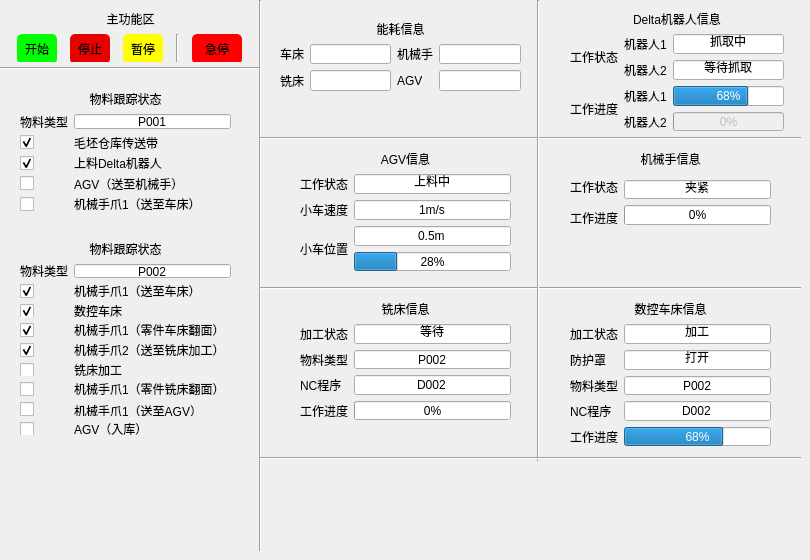
  <widget class="QWidget" name="centralWidget">
   <widget class="QWidget" name="verticalLayoutWidget">
    <property name="geometry">
     <rect>
      <x>10</x>
      <y>10</y>
      <width>241</width>
      <height>52</height>
     </rect>
    </property>
    <layout class="QVBoxLayout" name="verticalLayout">
     <item>
      <widget class="QLabel" name="label">
       <property name="text">
        <string>主功能区</string>
       </property>
       <property name="alignment">
        <set>Qt::AlignCenter</set>
       </property>
      </widget>
     </item>
     <item>
      <layout class="QHBoxLayout" name="horizontalLayout_4">
       <item>
        <widget class="QPushButton" name="pbStart">
         <property name="minimumSize">
          <size>
           <width>0</width>
           <height>30</height>
          </size>
         </property>
         <property name="maximumSize">
          <size>
           <width>40</width>
           <height>30</height>
          </size>
         </property>
         <property name="styleSheet">
          <string notr="true">border-radius:5px; 
background-color: rgb(0, 255, 0);</string>
         </property>
         <property name="text">
          <string>开始</string>
         </property>
        </widget>
       </item>
       <item>
        <widget class="QPushButton" name="pbStop">
         <property name="minimumSize">
          <size>
           <width>0</width>
           <height>30</height>
          </size>
         </property>
         <property name="maximumSize">
          <size>
           <width>40</width>
           <height>30</height>
          </size>
         </property>
         <property name="styleSheet">
          <string notr="true">border-radius:5px; 
background-color: rgb(232, 0, 0)</string>
         </property>
         <property name="text">
          <string>停止</string>
         </property>
        </widget>
       </item>
       <item>
        <widget class="QPushButton" name="pbPause">
         <property name="minimumSize">
          <size>
           <width>0</width>
           <height>30</height>
          </size>
         </property>
         <property name="maximumSize">
          <size>
           <width>40</width>
           <height>16777215</height>
          </size>
         </property>
         <property name="styleSheet">
          <string notr="true">border-radius:5px;   
background-color: rgb(255, 255, 0);</string>
         </property>
         <property name="text">
          <string>暂停</string>
         </property>
        </widget>
       </item>
       <item>
        <widget class="Line" name="line_8">
         <property name="orientation">
          <enum>Qt::Vertical</enum>
         </property>
        </widget>
       </item>
       <item>
        <widget class="QPushButton" name="pbScram">
         <property name="sizePolicy">
          <sizepolicy hsizetype="Fixed" vsizetype="Fixed">
           <horstretch>0</horstretch>
           <verstretch>0</verstretch>
          </sizepolicy>
         </property>
         <property name="minimumSize">
          <size>
           <width>0</width>
           <height>30</height>
          </size>
         </property>
         <property name="maximumSize">
          <size>
           <width>50</width>
           <height>16777215</height>
          </size>
         </property>
         <property name="styleSheet">
          <string notr="true">border-radius:5px;   
background-color: rgb(255, 0, 0);</string>
         </property>
         <property name="text">
          <string>急停</string>
         </property>
        </widget>
       </item>
      </layout>
     </item>
    </layout>
   </widget>
   <widget class="Line" name="line">
    <property name="geometry">
     <rect>
      <x>0</x>
      <y>-10</y>
      <width>801</width>
      <height>16</height>
     </rect>
    </property>
    <property name="orientation">
     <enum>Qt::Horizontal</enum>
    </property>
   </widget>
   <widget class="QWidget" name="verticalLayoutWidget_3">
    <property name="geometry">
     <rect>
      <x>300</x>
      <y>150</y>
      <width>211</width>
      <height>121</height>
     </rect>
    </property>
    <layout class="QVBoxLayout" name="vlMainAGV">
     <item>
      <widget class="QLabel" name="label_5">
       <property name="text">
        <string>AGV信息</string>
       </property>
       <property name="alignment">
        <set>Qt::AlignCenter</set>
       </property>
      </widget>
     </item>
     <item>
      <layout class="QGridLayout" name="gridLayout_2">
       <item row="1" column="0">
        <widget class="QLabel" name="label_6">
         <property name="text">
          <string>小车速度</string>
         </property>
        </widget>
       </item>
       <item row="0" column="0">
        <widget class="QLabel" name="label_7">
         <property name="text">
          <string>工作状态</string>
         </property>
        </widget>
       </item>
       <item row="0" column="1">
        <widget class="QLineEdit" name="lineEdit_2">
         <property name="text">
          <string>上料中</string>
         </property>
         <property name="alignment">
          <set>Qt::AlignCenter</set>
         </property>
        </widget>
       </item>
       <item row="1" column="1">
        <widget class="QLineEdit" name="lineEdit_4">
         <property name="text">
          <string>1m/s</string>
         </property>
         <property name="alignment">
          <set>Qt::AlignCenter</set>
         </property>
        </widget>
       </item>
       <item row="3" column="1">
        <widget class="QProgressBar" name="pgbMainAGV">
         <property name="value">
          <number>28</number>
         </property>
        </widget>
       </item>
       <item row="2" column="0" rowspan="2">
        <widget class="QLabel" name="label_8">
         <property name="text">
          <string>小车位置</string>
         </property>
        </widget>
       </item>
       <item row="2" column="1">
        <widget class="QLineEdit" name="lineEdit_5">
         <property name="text">
          <string>0.5m</string>
         </property>
         <property name="alignment">
          <set>Qt::AlignCenter</set>
         </property>
        </widget>
       </item>
      </layout>
     </item>
    </layout>
   </widget>
   <widget class="QWidget" name="verticalLayoutWidget_4">
    <property name="geometry">
     <rect>
      <x>570</x>
      <y>10</y>
      <width>214</width>
      <height>121</height>
     </rect>
    </property>
    <layout class="QVBoxLayout" name="verticalLayout_4">
     <item>
      <widget class="QLabel" name="label_9">
       <property name="text">
        <string>Delta机器人信息</string>
       </property>
       <property name="alignment">
        <set>Qt::AlignCenter</set>
       </property>
      </widget>
     </item>
     <item>
      <layout class="QGridLayout" name="gridLayout_3">
       <item row="0" column="0" rowspan="2">
        <widget class="QLabel" name="label_11">
         <property name="text">
          <string>工作状态</string>
         </property>
        </widget>
       </item>
       <item row="0" column="2">
        <widget class="QLineEdit" name="lineEdit_7">
         <property name="text">
          <string>抓取中</string>
         </property>
         <property name="alignment">
          <set>Qt::AlignCenter</set>
         </property>
        </widget>
       </item>
       <item row="1" column="1">
        <widget class="QLabel" name="label_14">
         <property name="text">
          <string>机器人2</string>
         </property>
        </widget>
       </item>
       <item row="1" column="2">
        <widget class="QLineEdit" name="lineEdit_6">
         <property name="text">
          <string>等待抓取</string>
         </property>
         <property name="alignment">
          <set>Qt::AlignCenter</set>
         </property>
        </widget>
       </item>
       <item row="2" column="1">
        <widget class="QLabel" name="label_13">
         <property name="text">
          <string>机器人1</string>
         </property>
        </widget>
       </item>
       <item row="0" column="1">
        <widget class="QLabel" name="label_15">
         <property name="text">
          <string>机器人1</string>
         </property>
        </widget>
       </item>
       <item row="3" column="1">
        <widget class="QLabel" name="label_16">
         <property name="text">
          <string>机器人2</string>
         </property>
        </widget>
       </item>
       <item row="2" column="0" rowspan="2">
        <widget class="QLabel" name="label_12">
         <property name="text">
          <string>工作进度</string>
         </property>
        </widget>
       </item>
       <item row="2" column="2">
        <widget class="QProgressBar" name="pgbMainDelta1">
         <property name="value">
          <number>68</number>
         </property>
        </widget>
       </item>
       <item row="3" column="2">
        <widget class="QProgressBar" name="pgbMainDelta2">
         <property name="enabled">
          <bool>false</bool>
         </property>
         <property name="value">
          <number>0</number>
         </property>
         <property name="textVisible">
          <bool>true</bool>
         </property>
         <property name="invertedAppearance">
          <bool>false</bool>
         </property>
         <property name="textDirection">
          <enum>QProgressBar::TopToBottom</enum>
         </property>
        </widget>
       </item>
      </layout>
     </item>
    </layout>
   </widget>
   <widget class="QWidget" name="verticalLayoutWidget_5">
    <property name="geometry">
     <rect>
      <x>570</x>
      <y>150</y>
      <width>201</width>
      <height>81</height>
     </rect>
    </property>
    <layout class="QVBoxLayout" name="verticalLayout_5">
     <item>
      <widget class="QLabel" name="label_10">
       <property name="text">
        <string>机械手信息</string>
       </property>
       <property name="alignment">
        <set>Qt::AlignCenter</set>
       </property>
      </widget>
     </item>
     <item>
      <layout class="QGridLayout" name="gridLayout_4">
       <item row="1" column="1">
        <widget class="QLineEdit" name="lineEdit_9">
         <property name="text">
          <string>夹紧</string>
         </property>
         <property name="alignment">
          <set>Qt::AlignCenter</set>
         </property>
        </widget>
       </item>
       <item row="0" column="0" rowspan="2">
        <widget class="QLabel" name="label_17">
         <property name="text">
          <string>工作状态</string>
         </property>
        </widget>
       </item>
       <item row="2" column="1">
        <widget class="QProgressBar" name="pgbMainMan1">
         <property name="enabled">
          <bool>true</bool>
         </property>
         <property name="value">
          <number>0</number>
         </property>
        </widget>
       </item>
       <item row="2" column="0" rowspan="2">
        <widget class="QLabel" name="label_22">
         <property name="text">
          <string>工作进度</string>
         </property>
        </widget>
       </item>
      </layout>
     </item>
    </layout>
   </widget>
   <widget class="QWidget" name="verticalLayoutWidget_6">
    <property name="geometry">
     <rect>
      <x>570</x>
      <y>300</y>
      <width>201</width>
      <height>146</height>
     </rect>
    </property>
    <layout class="QVBoxLayout" name="verticalLayout_6">
     <item>
      <widget class="QLabel" name="label_23">
       <property name="text">
        <string>数控车床信息</string>
       </property>
       <property name="alignment">
        <set>Qt::AlignCenter</set>
       </property>
      </widget>
     </item>
     <item>
      <layout class="QGridLayout" name="gridLayout_5">
       <item row="0" column="1">
        <widget class="QLineEdit" name="lineEdit_10">
         <property name="text">
          <string>加工</string>
         </property>
         <property name="alignment">
          <set>Qt::AlignCenter</set>
         </property>
        </widget>
       </item>
       <item row="0" column="0">
        <widget class="QLabel" name="label_24">
         <property name="text">
          <string>加工状态</string>
         </property>
        </widget>
       </item>
       <item row="3" column="1">
        <widget class="QLineEdit" name="lineEdit_11">
         <property name="text">
          <string>D002</string>
         </property>
         <property name="alignment">
          <set>Qt::AlignCenter</set>
         </property>
        </widget>
       </item>
       <item row="3" column="0">
        <widget class="QLabel" name="label_25">
         <property name="text">
          <string>NC程序</string>
         </property>
        </widget>
       </item>
       <item row="2" column="0">
        <widget class="QLabel" name="label_26">
         <property name="text">
          <string>物料类型</string>
         </property>
        </widget>
       </item>
       <item row="1" column="1">
        <widget class="QLineEdit" name="lineEdit_13">
         <property name="text">
          <string>打开</string>
         </property>
         <property name="alignment">
          <set>Qt::AlignCenter</set>
         </property>
        </widget>
       </item>
       <item row="1" column="0">
        <widget class="QLabel" name="label_27">
         <property name="text">
          <string>防护罩</string>
         </property>
        </widget>
       </item>
       <item row="4" column="0">
        <widget class="QLabel" name="label_28">
         <property name="text">
          <string>工作进度</string>
         </property>
        </widget>
       </item>
       <item row="2" column="1">
        <widget class="QLineEdit" name="lineEdit_12">
         <property name="text">
          <string>P002</string>
         </property>
         <property name="alignment">
          <set>Qt::AlignCenter</set>
         </property>
        </widget>
       </item>
       <item row="4" column="1">
        <widget class="QProgressBar" name="pgbMainLathe">
         <property name="enabled">
          <bool>true</bool>
         </property>
         <property name="value">
          <number>68</number>
         </property>
        </widget>
       </item>
      </layout>
     </item>
    </layout>
   </widget>
   <widget class="QWidget" name="verticalLayoutWidget_7">
    <property name="geometry">
     <rect>
      <x>300</x>
      <y>300</y>
      <width>211</width>
      <height>120</height>
     </rect>
    </property>
    <layout class="QVBoxLayout" name="verticalLayout_7">
     <item>
      <widget class="QLabel" name="label_29">
       <property name="text">
        <string>铣床信息</string>
       </property>
       <property name="alignment">
        <set>Qt::AlignCenter</set>
       </property>
      </widget>
     </item>
     <item>
      <layout class="QGridLayout" name="gridLayout_6">
       <item row="3" column="0">
        <widget class="QLabel" name="label_34">
         <property name="text">
          <string>工作进度</string>
         </property>
        </widget>
       </item>
       <item row="1" column="1">
        <widget class="QLineEdit" name="lineEdit_17">
         <property name="text">
          <string>P002</string>
         </property>
         <property name="alignment">
          <set>Qt::AlignCenter</set>
         </property>
        </widget>
       </item>
       <item row="3" column="1">
        <widget class="QProgressBar" name="pgbMainMiller">
         <property name="enabled">
          <bool>true</bool>
         </property>
         <property name="value">
          <number>0</number>
         </property>
        </widget>
       </item>
       <item row="0" column="1">
        <widget class="QLineEdit" name="lineEdit_14">
         <property name="text">
          <string>等待</string>
         </property>
         <property name="alignment">
          <set>Qt::AlignCenter</set>
         </property>
        </widget>
       </item>
       <item row="0" column="0">
        <widget class="QLabel" name="label_30">
         <property name="text">
          <string>加工状态</string>
         </property>
        </widget>
       </item>
       <item row="2" column="1">
        <widget class="QLineEdit" name="lineEdit_15">
         <property name="text">
          <string>D002</string>
         </property>
         <property name="alignment">
          <set>Qt::AlignCenter</set>
         </property>
        </widget>
       </item>
       <item row="2" column="0">
        <widget class="QLabel" name="label_31">
         <property name="text">
          <string>NC程序</string>
         </property>
        </widget>
       </item>
       <item row="1" column="0">
        <widget class="QLabel" name="label_32">
         <property name="text">
          <string>物料类型</string>
         </property>
        </widget>
       </item>
      </layout>
     </item>
    </layout>
   </widget>
   <widget class="QWidget" name="verticalLayoutWidget_8">
    <property name="geometry">
     <rect>
      <x>20</x>
      <y>240</y>
      <width>211</width>
      <height>195</height>
     </rect>
    </property>
    <layout class="QVBoxLayout" name="verticalLayout_8">
     <item>
      <widget class="QLabel" name="label_33">
       <property name="text">
        <string>物料跟踪状态</string>
       </property>
       <property name="alignment">
        <set>Qt::AlignCenter</set>
       </property>
      </widget>
     </item>
     <item>
      <layout class="QGridLayout" name="gridLayout_7">
       <item row="4" column="0">
        <widget class="QCheckBox" name="cb8">
         <property name="layoutDirection">
          <enum>Qt::LeftToRight</enum>
         </property>
         <property name="text">
          <string/>
         </property>
         <property name="checked">
          <bool>true</bool>
         </property>
        </widget>
       </item>
       <item row="3" column="1">
        <widget class="QLabel" name="label_43">
         <property name="text">
          <string>机械手爪1（零件车床翻面）</string>
         </property>
        </widget>
       </item>
       <item row="6" column="0">
        <widget class="QCheckBox" name="cb10">
         <property name="layoutDirection">
          <enum>Qt::LeftToRight</enum>
         </property>
         <property name="text">
          <string/>
         </property>
        </widget>
       </item>
       <item row="1" column="1">
        <widget class="QLabel" name="label_41">
         <property name="text">
          <string>机械手爪1（送至车床）</string>
         </property>
        </widget>
       </item>
       <item row="2" column="1">
        <widget class="QLabel" name="label_42">
         <property name="text">
          <string>数控车床</string>
         </property>
        </widget>
       </item>
       <item row="3" column="0">
        <widget class="QCheckBox" name="cb7">
         <property name="layoutDirection">
          <enum>Qt::LeftToRight</enum>
         </property>
         <property name="text">
          <string/>
         </property>
         <property name="checked">
          <bool>true</bool>
         </property>
        </widget>
       </item>
       <item row="2" column="0">
        <widget class="QCheckBox" name="cb6">
         <property name="layoutDirection">
          <enum>Qt::LeftToRight</enum>
         </property>
         <property name="text">
          <string/>
         </property>
         <property name="checked">
          <bool>true</bool>
         </property>
        </widget>
       </item>
       <item row="1" column="0">
        <widget class="QCheckBox" name="cb5">
         <property name="layoutDirection">
          <enum>Qt::LeftToRight</enum>
         </property>
         <property name="text">
          <string/>
         </property>
         <property name="checked">
          <bool>true</bool>
         </property>
        </widget>
       </item>
       <item row="0" column="0">
        <widget class="QLabel" name="label_37">
         <property name="text">
          <string>物料类型</string>
         </property>
        </widget>
       </item>
       <item row="0" column="1">
        <widget class="QLineEdit" name="lineEdit_16">
         <property name="text">
          <string>P002</string>
         </property>
         <property name="alignment">
          <set>Qt::AlignCenter</set>
         </property>
        </widget>
       </item>
       <item row="6" column="1">
        <widget class="QLabel" name="label_45">
         <property name="text">
          <string>机械手爪1（零件铣床翻面）</string>
         </property>
        </widget>
       </item>
       <item row="7" column="1">
        <widget class="QLabel" name="label_47">
         <property name="text">
          <string>&lt;html&gt;&lt;head/&gt;&lt;body&gt;&lt;p&gt;机械手爪1（送至AGV）&lt;/p&gt;&lt;/body&gt;&lt;/html&gt;</string>
         </property>
        </widget>
       </item>
       <item row="4" column="1">
        <widget class="QLabel" name="label_44">
         <property name="text">
          <string>机械手爪2（送至铣床加工）</string>
         </property>
        </widget>
       </item>
       <item row="7" column="0">
        <widget class="QCheckBox" name="cb11">
         <property name="layoutDirection">
          <enum>Qt::LeftToRight</enum>
         </property>
         <property name="text">
          <string/>
         </property>
        </widget>
       </item>
       <item row="8" column="1">
        <widget class="QLabel" name="label_49">
         <property name="text">
          <string>AGV（入库）</string>
         </property>
        </widget>
       </item>
       <item row="5" column="1">
        <widget class="QLabel" name="label_46">
         <property name="text">
          <string>铣床加工</string>
         </property>
        </widget>
       </item>
       <item row="5" column="0">
        <widget class="QCheckBox" name="cb9">
         <property name="layoutDirection">
          <enum>Qt::LeftToRight</enum>
         </property>
         <property name="text">
          <string/>
         </property>
        </widget>
       </item>
       <item row="8" column="0">
        <widget class="QCheckBox" name="cb12">
         <property name="layoutDirection">
          <enum>Qt::LeftToRight</enum>
         </property>
         <property name="text">
          <string/>
         </property>
        </widget>
       </item>
      </layout>
     </item>
    </layout>
   </widget>
   <widget class="QWidget" name="verticalLayoutWidget_9">
    <property name="geometry">
     <rect>
      <x>20</x>
      <y>90</y>
      <width>211</width>
      <height>121</height>
     </rect>
    </property>
    <layout class="QVBoxLayout" name="verticalLayout_9">
     <item>
      <widget class="QLabel" name="label_35">
       <property name="text">
        <string>物料跟踪状态</string>
       </property>
       <property name="alignment">
        <set>Qt::AlignCenter</set>
       </property>
      </widget>
     </item>
     <item>
      <layout class="QGridLayout" name="gridLayout_8">
       <item row="2" column="1">
        <widget class="QLabel" name="label_48">
         <property name="text">
          <string>上料Delta机器人</string>
         </property>
        </widget>
       </item>
       <item row="2" column="0">
        <widget class="QCheckBox" name="cb2">
         <property name="enabled">
          <bool>true</bool>
         </property>
         <property name="layoutDirection">
          <enum>Qt::LeftToRight</enum>
         </property>
         <property name="text">
          <string/>
         </property>
         <property name="checked">
          <bool>true</bool>
         </property>
        </widget>
       </item>
       <item row="3" column="1">
        <widget class="QLabel" name="label_50">
         <property name="text">
          <string>AGV（送至机械手）</string>
         </property>
        </widget>
       </item>
       <item row="4" column="1">
        <widget class="QLabel" name="label_52">
         <property name="text">
          <string>机械手爪1（送至车床）</string>
         </property>
        </widget>
       </item>
       <item row="1" column="0">
        <widget class="QCheckBox" name="cb1">
         <property name="enabled">
          <bool>true</bool>
         </property>
         <property name="layoutDirection">
          <enum>Qt::LeftToRight</enum>
         </property>
         <property name="text">
          <string/>
         </property>
         <property name="checked">
          <bool>true</bool>
         </property>
        </widget>
       </item>
       <item row="4" column="0">
        <widget class="QCheckBox" name="cb4">
         <property name="layoutDirection">
          <enum>Qt::LeftToRight</enum>
         </property>
         <property name="text">
          <string/>
         </property>
        </widget>
       </item>
       <item row="3" column="0">
        <widget class="QCheckBox" name="cb3">
         <property name="layoutDirection">
          <enum>Qt::LeftToRight</enum>
         </property>
         <property name="text">
          <string/>
         </property>
         <property name="checked">
          <bool>false</bool>
         </property>
        </widget>
       </item>
       <item row="0" column="0">
        <widget class="QLabel" name="label_54">
         <property name="text">
          <string>物料类型</string>
         </property>
        </widget>
       </item>
       <item row="0" column="1">
        <widget class="QLineEdit" name="lineEdit_18">
         <property name="text">
          <string>P001</string>
         </property>
         <property name="alignment">
          <set>Qt::AlignCenter</set>
         </property>
        </widget>
       </item>
       <item row="1" column="1">
        <widget class="QLabel" name="label_55">
         <property name="text">
          <string>毛坯仓库传送带</string>
         </property>
        </widget>
       </item>
      </layout>
     </item>
    </layout>
   </widget>
   <widget class="Line" name="line_2">
    <property name="geometry">
     <rect>
      <x>0</x>
      <y>60</y>
      <width>261</width>
      <height>16</height>
     </rect>
    </property>
    <property name="orientation">
     <enum>Qt::Horizontal</enum>
    </property>
   </widget>
   <widget class="Line" name="line_3">
    <property name="geometry">
     <rect>
      <x>250</x>
      <y>0</y>
      <width>20</width>
      <height>551</height>
     </rect>
    </property>
    <property name="orientation">
     <enum>Qt::Vertical</enum>
    </property>
   </widget>
   <widget class="Line" name="line_4">
    <property name="geometry">
     <rect>
      <x>260</x>
      <y>130</y>
      <width>541</width>
      <height>16</height>
     </rect>
    </property>
    <property name="orientation">
     <enum>Qt::Horizontal</enum>
    </property>
   </widget>
   <widget class="Line" name="line_5">
    <property name="geometry">
     <rect>
      <x>260</x>
      <y>280</y>
      <width>541</width>
      <height>16</height>
     </rect>
    </property>
    <property name="orientation">
     <enum>Qt::Horizontal</enum>
    </property>
   </widget>
   <widget class="Line" name="line_6">
    <property name="geometry">
     <rect>
      <x>530</x>
      <y>0</y>
      <width>16</width>
      <height>461</height>
     </rect>
    </property>
    <property name="orientation">
     <enum>Qt::Vertical</enum>
    </property>
   </widget>
   <widget class="Line" name="line_7">
    <property name="geometry">
     <rect>
      <x>260</x>
      <y>450</y>
      <width>541</width>
      <height>16</height>
     </rect>
    </property>
    <property name="orientation">
     <enum>Qt::Horizontal</enum>
    </property>
   </widget>
   <widget class="QWidget" name="gridLayoutWidget">
    <property name="geometry">
     <rect>
      <x>280</x>
      <y>20</y>
      <width>241</width>
      <height>71</height>
     </rect>
    </property>
    <layout class="QGridLayout" name="gridLayout_9">
     <item row="1" column="0">
      <widget class="QLabel" name="label_38">
       <property name="text">
        <string>车床</string>
       </property>
      </widget>
     </item>
     <item row="2" column="0">
      <widget class="QLabel" name="label_39">
       <property name="text">
        <string>铣床</string>
       </property>
      </widget>
     </item>
     <item row="1" column="1">
      <widget class="QLineEdit" name="lineEdit_20">
       <property name="text">
        <string/>
       </property>
       <property name="alignment">
        <set>Qt::AlignCenter</set>
       </property>
      </widget>
     </item>
     <item row="2" column="1">
      <widget class="QLineEdit" name="lineEdit_21">
       <property name="text">
        <string/>
       </property>
       <property name="alignment">
        <set>Qt::AlignCenter</set>
       </property>
      </widget>
     </item>
     <item row="2" column="2">
      <widget class="QLabel" name="label_51">
       <property name="text">
        <string>AGV</string>
       </property>
      </widget>
     </item>
     <item row="1" column="2">
      <widget class="QLabel" name="label_40">
       <property name="text">
        <string>机械手</string>
       </property>
      </widget>
     </item>
     <item row="1" column="3">
      <widget class="QLineEdit" name="lineEdit_22">
       <property name="text">
        <string/>
       </property>
       <property name="alignment">
        <set>Qt::AlignCenter</set>
       </property>
      </widget>
     </item>
     <item row="2" column="3">
      <widget class="QLineEdit" name="lineEdit_23">
       <property name="text">
        <string/>
       </property>
       <property name="alignment">
        <set>Qt::AlignCenter</set>
       </property>
      </widget>
     </item>
     <item row="0" column="0" colspan="4">
      <widget class="QLabel" name="label_36">
       <property name="text">
        <string>能耗信息</string>
       </property>
       <property name="alignment">
        <set>Qt::AlignCenter</set>
       </property>
      </widget>
     </item>
    </layout>
   </widget>
  </widget>
